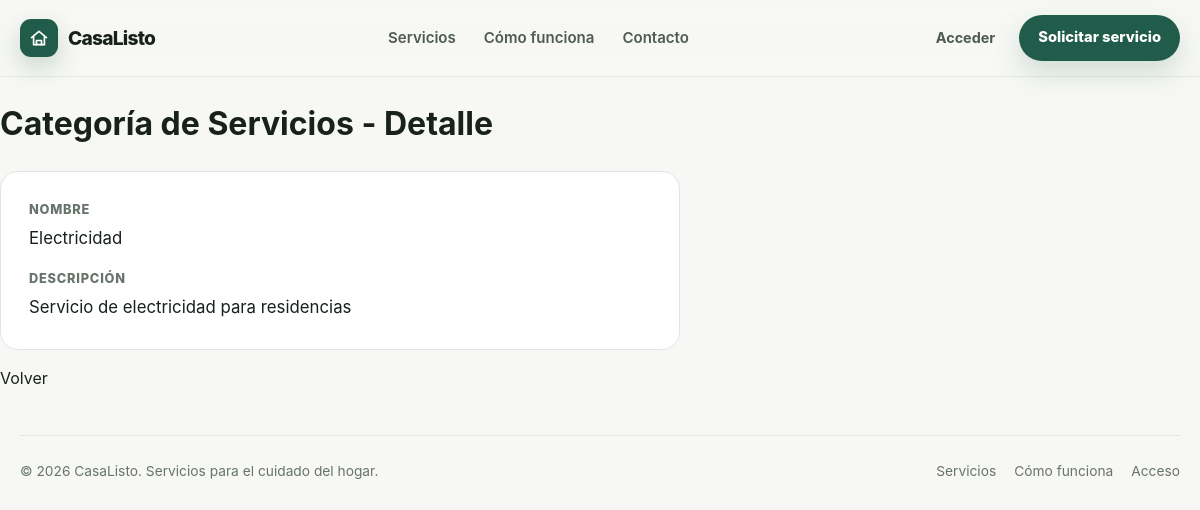
/servicio/categoria/1/, run on the app's committed database.
### servicio/models.py (models this page shows, shortened)
class CategoriaServicio(models.Model):
    nombre = models.CharField(unique=True)
    descripcion = models.TextField(blank=True)
    class Meta:
        verbose_name = "Categoría de Servicio"
        verbose_name_plural = "Categorías de Servicio"

### servicio/views/categoriaservicio.py (the view)
# urls.py: path("categoria/<int:pk>/", categoriaservicio_detail, name="categoriaservicio_detail"),
def categoriaservicio_detail(request, pk):
    categoria = get_object_or_404(CategoriaServicio, pk=pk)
    return render(request, "servicio/categoriaservicio_detail.html", {"categoria": categoria})

### servicio/templates/servicio/categoriaservicio_detail.html
{% extends "core/base.html" %}
{% load static %}
{% block style %}
    <link rel="stylesheet" href="{% static 'core/detail.css' %}" />
{% endblock style %}
{% block content %}
    <h1>Categoría de Servicios - Detalle</h1>
    <div class="detalle-categoria">
        <dl>
            <dt>Nombre</dt>
            <dd>
                {{ categoria.nombre }}
            </dd>
            <dt>Descripción</dt>
            <dd>
                {{ categoria.descripcion|default:"—" }}
            </dd>
        </dl>
    </div>
    <p><a href="{% url 'servicio:categoriaservicio_list' %}">Volver</a></p>
{% endblock content %}

### core/static/core/base.css (style rules this page uses)
:root { --bg: #f7f8f5; --surface: #ffffff; --surface-soft: #eef2ec; --text: #18211c; --muted: #68736c; --primary: #215c4a; --primary-dark: #174637; --accent: #dcefd5; --border: #e1e6e1; --shadow: 0 18px 45px rgba(24, 33, 28, 0.08); --radius-lg: 28px; --radius-md: 18px; --radius-sm: 12px; --max-width: 1180px; }
* { box-sizing: border-box; }
html { scroll-behavior: smooth; }
body { margin: 0; font-family: Inter, ui-sans-serif, system-ui, -apple-system, BlinkMacSystemFont, "Segoe UI", sans-serif; color: var(--text); background: var(--bg); line-height: 1.6; }
a { color: inherit; text-decoration: none; }
button, a { -webkit-tap-highlight-color: transparent; }

### core/static/core/detail.css (style rules this page uses)
.detalle-categoria { max-width: 680px; padding: 28px; background: var(--surface); border: 1px solid var(--border); border-radius: var(--radius-md); }
.detalle-categoria dl { margin: 0; }
.detalle-categoria dt { margin-top: 18px; font-size: .8rem; font-weight: 800; text-transform: uppercase; letter-spacing: .06em; color: var(--muted); }
.detalle-categoria dt:first-child { margin-top: 0; }
.detalle-categoria dd { margin: 4px 0 0; font-size: 1.05rem; }

### data on the page
CategoriaServicio: nombre "Electricidad", descripcion "Servicio de electricidad para residencias"
